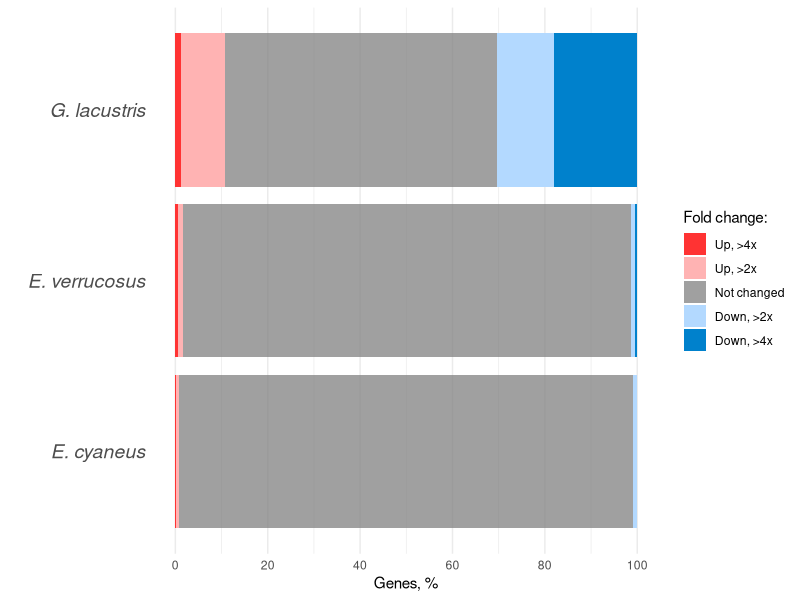
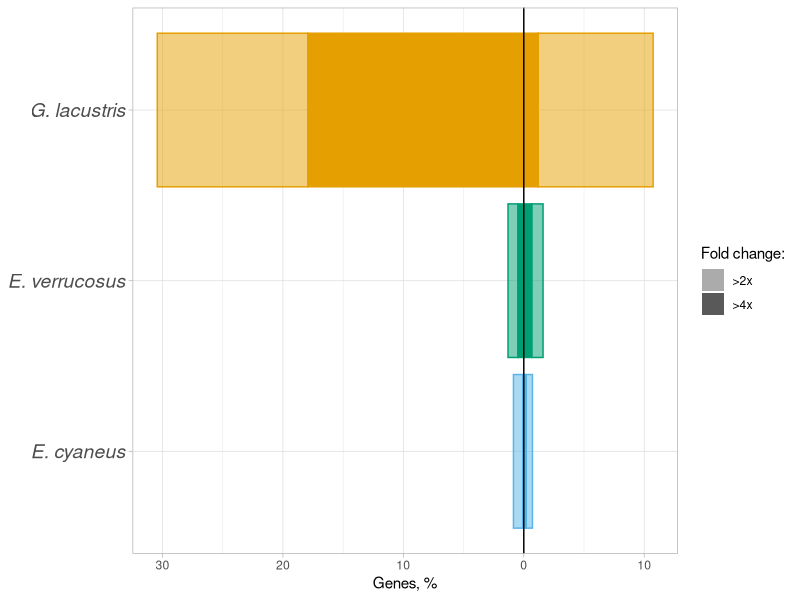
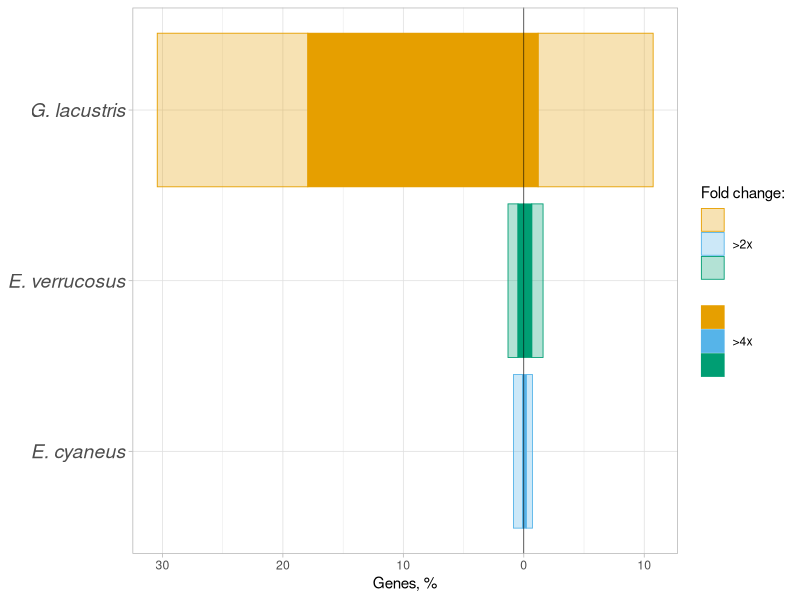
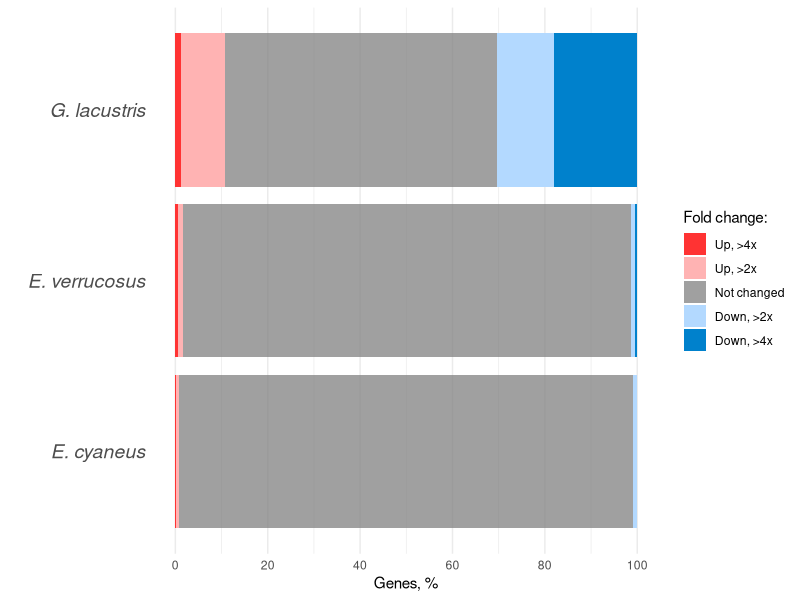
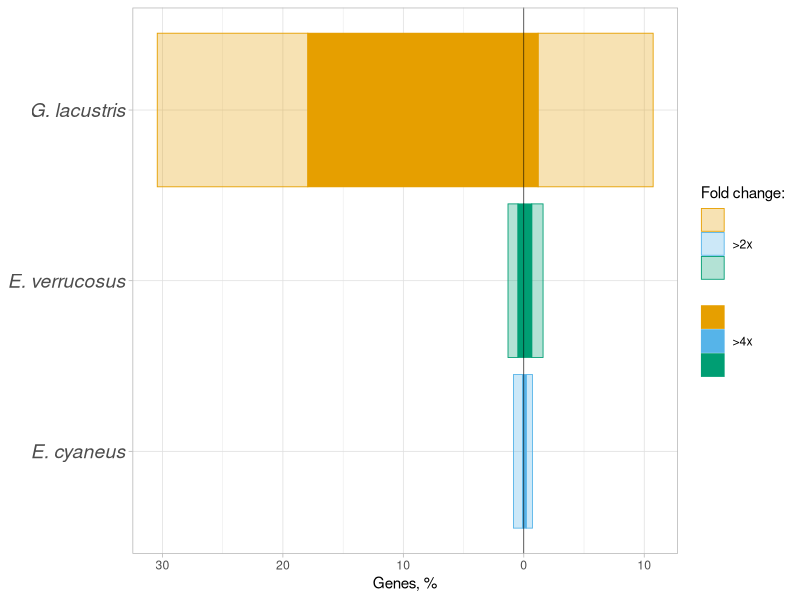

R code for these plots, in order:
library(ggplot2)

overrepr <- data.frame(Species = rep(c("G. lacustris","E. cyaneus","E. verrucosus"), 
                                     each = 5),
                       Fold_change = rep(c("Up, >4x", "Up, >2x", "Not changed",
                                           "Down, >2x", "Down, >4x"), 3),
                       Percentage = c(1.19, 9.55, 100-9.55-1.19-17.93-12.5, 12.5, 17.93,
                                      0.2, 0.52, 100-0.52-0.2-0.77-0.089, 0.77, 0.089,
                                      0.66, 0.94, 100-0.66-0.94-0.83-0.48, 0.83, 0.48))
overrepr$Fold_change <- factor(overrepr$Fold_change, 
                              levels = c("Up, >4x", "Up, >2x", "Not changed",
                                          "Down, >2x", "Down, >4x"))


ggplot(overrepr, aes(Species, Percentage)) +
  geom_col(aes(fill = Fold_change, alpha = Fold_change),
           position = position_stack(reverse = TRUE)) +
  coord_flip() +
  xlab("") +
  scale_y_continuous("Genes, %", breaks=seq(0, 100, 20)) +
  scale_fill_manual("Fold change:",
    values = c("#ff3333", "#ffb3b3", "#808080", "#b3d9ff", "#0081cc")) +
#  values = c("#E64241", "#FF9999", "#354E6C", "#99CCFF", "#EAAC31")) +
  scale_alpha_manual("Fold change:", values=c(1, 1, 0.75, 1, 1)) +
  theme_minimal() +
  theme(panel.grid.major.y = element_blank(),
#        panel.grid.minor = element_blank(),
#        panel.background = element_blank(),
        axis.ticks = element_blank(),
        axis.text.y = element_text(face = "italic", size = 14))

ggsave('labeglo2/Transcriptomics/UpandDown_genes_all_species5.png', 
        scale = 0.8, height = 3, width = 9)

### To rebuild the plot for the better reading:
overrepr <- subset(overrepr, Fold_change != 'Not changed')
overrepr$perc_signed <- ifelse(grepl('Down', overrepr$Fold_change),
                               -overrepr$Percentage, overrepr$Percentage)

overrepr$large <- ifelse(grepl('>4x', overrepr$Fold_change), 
                         '>4x', '>2x')

ggplot(overrepr, aes(Species, perc_signed)) +
  geom_bar(aes(fill = Species, alpha = large, colour = Species), stat = "identity") +
  coord_flip() +
  scale_alpha_manual("Fold change:", values = c(.5, 1)) +
  scale_color_manual(values = c("#56B4E9", "#009E73", "#E69F00")) +
  scale_fill_manual(values = c("#56B4E9", "#009E73", "#E69F00")) +
  scale_y_continuous('Genes, %', labels = function(x) abs(x)) +
  geom_hline(yintercept = 0) +
  theme_light() +
  guides(fill = F, colour = F) +
  theme(axis.text.y = element_text(face = "italic", size = 14),
        axis.title.y = element_blank())

overrepr$combined_labels <- factor(sprintf('%s, %s', overrepr$Species, 
                                           overrepr$large),
                                   levels = c("G. lacustris, >2x",
                                              "E. cyaneus, >2x",
                                              "E. verrucosus, >2x",
                                              "",
                                              "G. lacustris, >4x",
                                              "E. cyaneus, >4x",
                                              "E. verrucosus, >4x"))  

ggplot(overrepr, aes(Species, perc_signed)) +
  geom_bar(aes(fill = combined_labels, colour = combined_labels, 
               alpha = combined_labels), 
           stat = "identity", size = 0.3) +
  coord_flip() +
  scale_color_manual('Fold change:', values = c("#E69F00", "#56B4E9", "#009E73",
                                                "white",
                                                "#E69F00", "#56B4E9", "#009E73"),
                     labels=c('', '>2x', '', '\n', '', '>4x', ''), drop = F) +
  scale_fill_manual('Fold change:', values = c("#E69F00", "#56B4E9", "#009E73",
                                               "white",
                                               "#E69F00", "#56B4E9", "#009E73"),
                     labels=c('', '>2x', '', '\n', '', '>4x', ''), drop = F) +
  scale_alpha_manual('Fold change:', values = c(.3,.3,.3,1,1,1,1),
                     labels=c('', '>2x', '', '\n', '', '>4x', ''), drop = F) +
  scale_y_continuous('Genes, %', labels = function(x) abs(x)) +
  geom_hline(yintercept = 0, size = 0.2) +
  theme_light() +
  theme(axis.text.y = element_text(face = "italic", size = 14),
        axis.title.y = element_blank())

ggsave('labeglo2/Transcriptomics/UpandDown_genes_all_species_newversion.pdf',
       scale = 0.8, height = 3, width = 7)

                                  